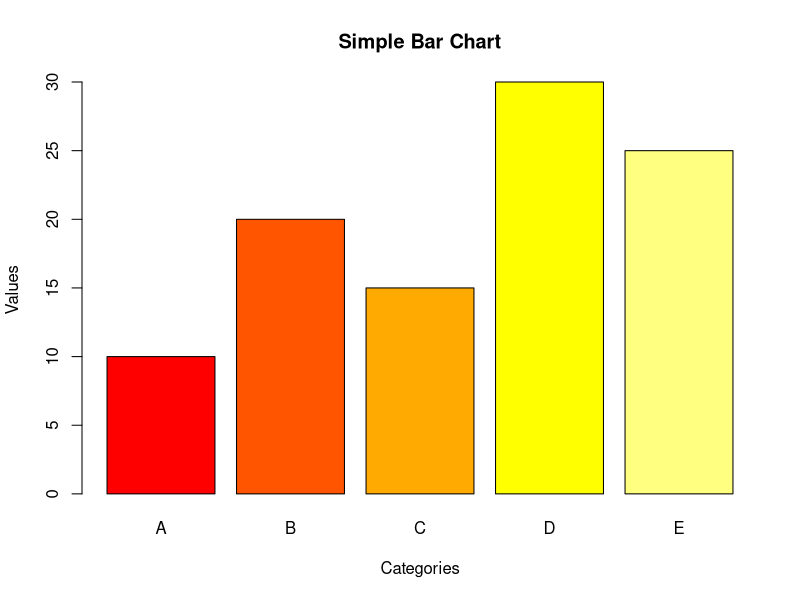

Recreate this plot in R.
# component bar chart
# Multiple bar chart
data = c(10, 20, 15, 30, 25)
labels = c("A", "B", "C", "D", "E")


png('simpe bar.png')

barplot(data,
# make horizental
        horiz = FALSE, 
         # Horizontal bar chart
        names.arg = labels,
        col = heat.colors(length((data))),       # Bar color
        main = "Simple Bar Chart", # Chart title
        xlab = "Categories",       # X-axis label
        ylab = "Values",
        
        ) 

dev.off()